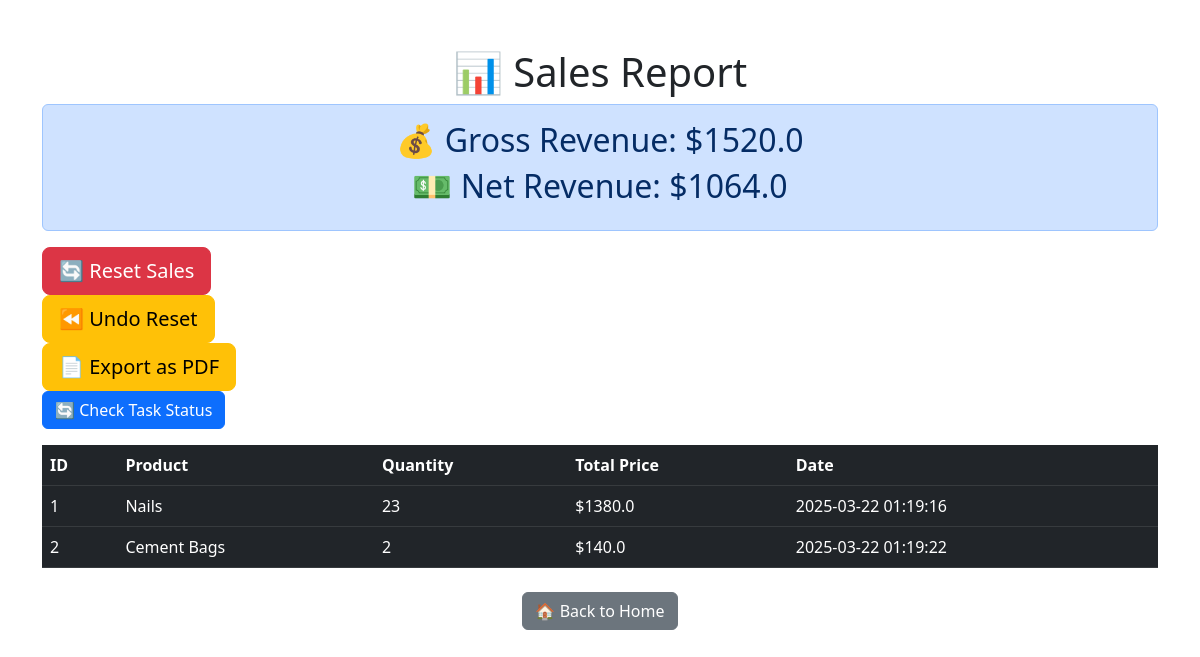
Page /sales_report (signed in) on the committed database.
### app.py (models this page shows)
class Sale(db.Model):
    id = db.Column(db.Integer, primary_key=True)
    product_id = db.Column(db.Integer, db.ForeignKey("product.id"), nullable=False)
    quantity = db.Column(db.Integer, nullable=False)
    total_price = db.Column(db.Float, nullable=False)
    timestamp = db.Column(db.DateTime, default=db.func.current_timestamp())
    product = db.relationship("Product", backref=db.backref("sales", lazy=True))

class Product(db.Model):
    id = db.Column(db.Integer, primary_key=True)
    name = db.Column(db.String(100), nullable=False)
    price = db.Column(db.Float, nullable=False)
    stock = db.Column(db.Integer, nullable=False)

### app.py (the view)
@app.route("/sales_report")
@login_required
def sales_report():
    if current_user.role != "admin":
        flash("Access Denied!", "danger")
        return redirect(url_for("cashier_dashboard"))
    sales = Sale.query.all()
    gross_revenue = sum(sale.total_price for sale in sales)
    cost_percentage = 0.30
    net_revenue = gross_revenue * (1 - cost_percentage)
    task_id = None  # 🔹 Placeholder: Replace with actual Celery task ID when implemented
    return render_template("sales_report.html",
                           sales=sales,
                           gross_revenue=gross_revenue,
                           net_revenue=net_revenue,
                           task_id=task_id)

### app.py (called while the page is built)
@login_manager.user_loader
def load_user(user_id):
    return db.session.get(User, int(user_id))  # ✅ Correct for SQLAlchemy 2.0

### templates/sales_report.html (shortened to what this page needs)
<!DOCTYPE html>
<html lang="en">
<head>
    <link rel="stylesheet"
          href="https://cdn.jsdelivr.net/npm/bootstrap@5.3.0/dist/css/bootstrap.min.css">
</head>
<body class="container mt-5">
    {% block content %}
<h1 class="text-center">📊 Sales Report</h1>
<div class="alert alert-primary text-center">
    <h2>💰 Gross Revenue: ${{ gross_revenue }}</h2>
    <h2>💵 Net Revenue: ${{ net_revenue }}</h2>
</div>
<form action="{{ url_for('reset_sales') }}" method="POST">
    <button type="submit" class="btn btn-danger btn-lg"
            onclick="return confirm('Are you sure? This will delete all sales records!')">
        🔄 Reset Sales
    </button>
</form>
<form action="{{ url_for('undo_reset_sales') }}" method="POST">
    <button type="submit" class="btn btn-warning btn-lg">⏪ Undo Reset</button>
</form>
<form action="{{ url_for('export_sales_pdf') }}" method="GET">
    <button type="submit" class="btn btn-warning btn-lg">📄 Export as PDF</button>
</form>
<button onclick="checkStatus()" class="btn btn-primary">🔄 Check Task Status</button>
<table class="table table-dark table-hover">
    <thead>
        <tr>
            <th>ID</th><th>Product</th><th>Quantity</th><th>Total Price</th><th>Date</th>
        </tr>
    </thead>
    <tbody>
        {% for sale in sales %}
        <tr>
            <td>{{ sale.id }}</td>
            <td>{{ sale.product.name }}</td>
            <td>{{ sale.quantity }}</td>
            <td>${{ sale.total_price }}</td>
            <td>{{ sale.timestamp }}</td>
        </tr>
        {% endfor %}
    </tbody>
</table>
<div class="text-center mt-4">
    <a href="{{ url_for('home') }}" class="btn btn-secondary">🏠 Back to Home</a>
</div>
{% endblock %}
</body>
</html>

### rows in the picture
Sale: id "1", product.name "Nails", quantity "23", total_price "1380.0", timestamp "2025-03-22 01:19:16"
Sale: id "2", product.name "Cement Bags", quantity "2", total_price "140.0", timestamp "2025-03-22 01:19:22"

### other values in the picture
{{ gross_revenue }} "1520.0"
{{ net_revenue }} "1064.0"
